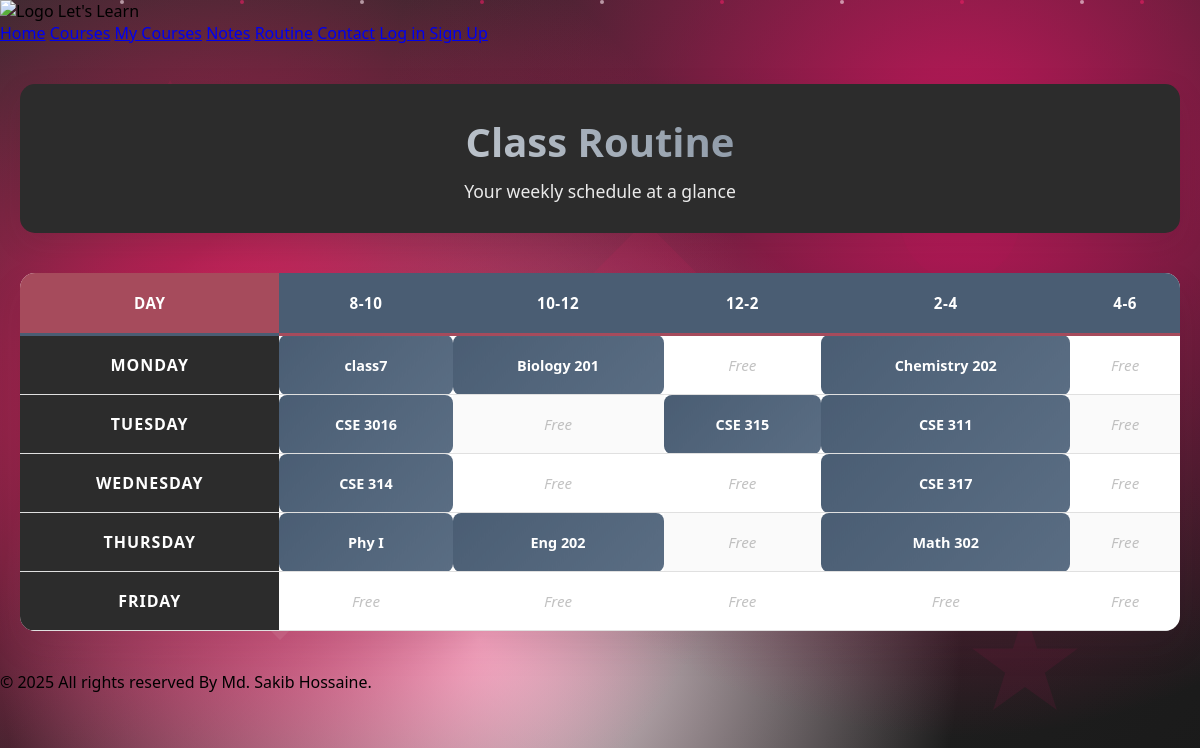
Before: /routine/ with the older database file.
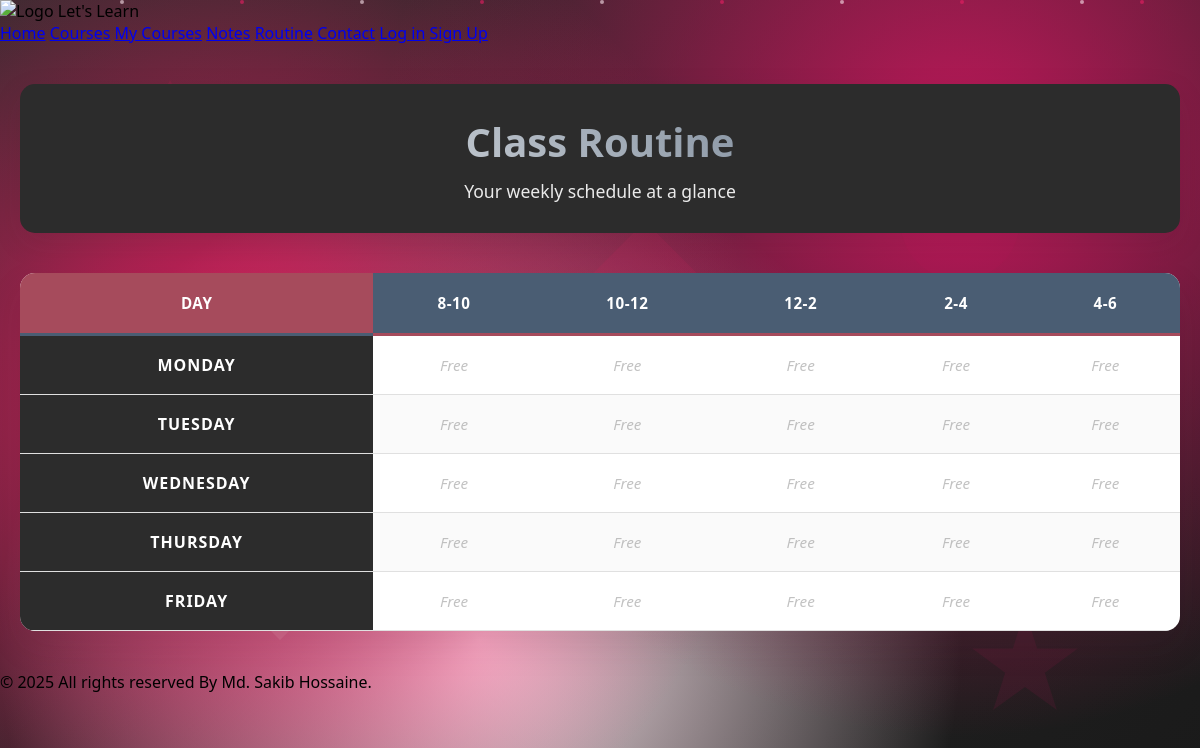
After: the same page with the newer database file.
### routine/models.py (models this page shows)
class Routine(models.Model):
    DAY_CHOICES = [
        ('Monday', 'Monday'),
        ('Tuesday', 'Tuesday'),
        ('Wednesday', 'Wednesday'),
        ('Thursday', 'Thursday'),
        ('Friday', 'Friday'),
    ]
    TIME_SLOT_CHOICES = [
        ('8-10', '8:00-10:00'),
        ('10-12', '10:00-12:00'),
        ('12-2', '12:00-2:00'),
        ('2-4', '2:00-4:00'),
        ('4-6', '4:00-6:00'),
    ]
    day = models.CharField(max_length=10, choices=DAY_CHOICES)
    time_slot = models.CharField(max_length=5, choices=TIME_SLOT_CHOICES)
    course_code = models.CharField(max_length=20)
    course_name = models.CharField(max_length=100, blank=True)
    class Meta:
        unique_together = ('day', 'time_slot')
        ordering = ['day', 'time_slot']
    def __str__(self):
        return f"{self.day} {self.get_time_slot_display()} - {self.course_code}"

### routine/views.py (the view)
# urls.py: path("", include('routine.urls')),
def routine(request):
    routines = Routine.objects.all()
    print("sakib")
    print(routines)
    days = ['Monday', 'Tuesday', 'Wednesday', 'Thursday', 'Friday']
    time_slots = ['8-10', '10-12', '12-2', '2-4', '4-6']
    timetable = []
    for day in days:
        day_row = [day]
        for slot in time_slots:
            try:
                routine = routines.get(day=day, time_slot=slot)
                day_row.append({
                    'code': routine.course_code,
                    'name': routine.course_name
                })
            except Routine.DoesNotExist:
                day_row.append(None)
        timetable.append(day_row)
    context = {
        'timetable': timetable,
        'time_slots': ['Day'] + time_slots  # Header row
    }
    return render(request, 'courses/routine.html', context)

### templates/courses/routine.html (shortened to what this page needs)
{% extends "base.html" %}
{% load static %}
{% block styles %}
    <link rel="stylesheet" href="{% static 'css/routine.css' %}" />
{% endblock styles %}
{% block content %}
    <div class="geometric-shapes">
        <div class="shape"></div>
    </div>
    <div class="particles">
    </div>
    <div class="routine-container">
        <div class="routine-header">
            <h1 class="routine-title">Class Routine</h1>
            <p class="routine-subtitle">Your weekly schedule at a glance</p>
        </div>
        <div class="table-wrapper">
            <table class="routine-table">
                <thead>
                    <tr>
                        {% for slot in time_slots %}
                            <th class="{% if forloop.first %}day-header{% else %}time-slot{% endif %}">
                                {{ slot }}
                            </th>
                        {% endfor %}
                    </tr>
                </thead>
                <tbody>
                    {% for day_row in timetable %}
                    <tr>
                        {% for cell in day_row %}
                            {% if forloop.first %}
                                <td class="day-cell">{{ cell }}</td>
                            {% else %}
                                <td class="{% if cell %}class-cell{% else %}empty-cell{% endif %}">
                                    {% if cell %}
                                        <div class="class-info">
                                            <span class="class-code">{{ cell.code }}</span>
                                        </div>
                                    {% else %}
                                        <span class="no-class">Free</span>
                                    {% endif %}
                                </td>
                            {% endif %}
                        {% endfor %}
                    </tr>
                    {% endfor %}
                </tbody>
            </table>
        </div>
        </div>
{% endblock content %}

Changed rows visible on the page:
removed Routine: code "class7"
removed Routine: code "Biology 201"
removed Routine: code "Chemistry 202"
removed Routine: code "CSE 3016"
removed Routine: code "CSE 315"
removed Routine: code "CSE 311"
removed Routine: code "CSE 314"
removed Routine: code "CSE 317"
removed Routine: code "Phy I"
removed Routine: code "Eng 202"
removed Routine: code "Math 302"
Other visible differences:
new list line: "Free Free Free"
new list line: "Free Free"
